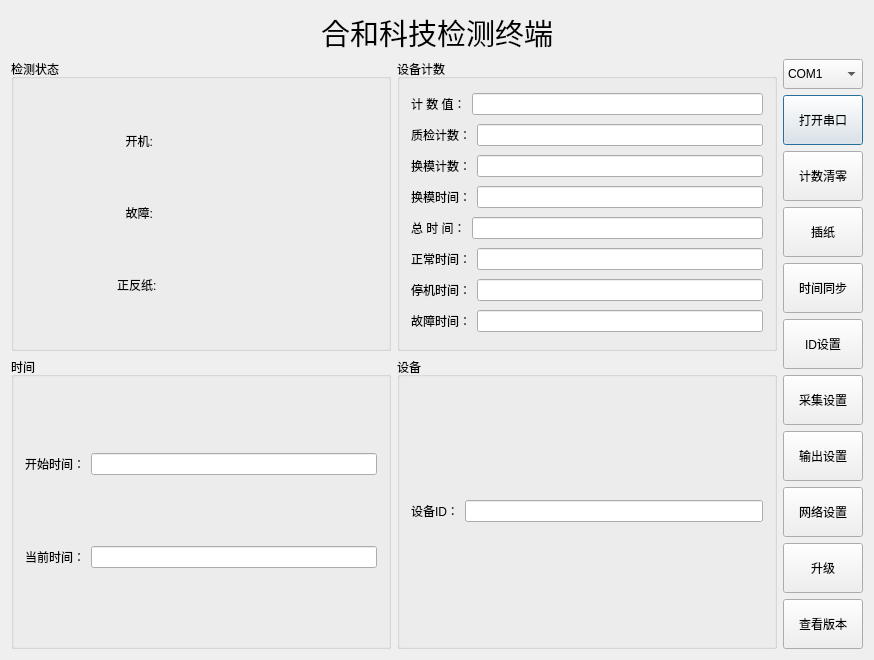
<?xml version="1.0" encoding="UTF-8"?>
<ui version="4.0">
 <class>Dialog</class>
 <widget class="QDialog" name="Dialog">
  <property name="geometry">
   <rect>
    <x>0</x>
    <y>0</y>
    <width>874</width>
    <height>660</height>
   </rect>
  </property>
  <property name="windowTitle">
   <string>合和科技检测终端 V1.0.1</string>
  </property>
  <property name="windowIcon">
   <iconset resource="resrouce.qrc">
    <normaloff>:/resource/background/icon.png</normaloff>:/resource/background/icon.png</iconset>
  </property>
  <property name="styleSheet">
   <string notr="true">#Dialog { 
    border-image: url(:/resource/background/back.png);
} 
#Dialog * { 
	border-image: ();	
}</string>
  </property>
  <layout class="QVBoxLayout" name="verticalLayout_8">
   <item>
    <layout class="QVBoxLayout" name="verticalLayout_7">
     <item>
      <widget class="QLabel" name="label">
       <property name="sizePolicy">
        <sizepolicy hsizetype="Preferred" vsizetype="Preferred">
         <horstretch>0</horstretch>
         <verstretch>0</verstretch>
        </sizepolicy>
       </property>
       <property name="minimumSize">
        <size>
         <width>0</width>
         <height>40</height>
        </size>
       </property>
       <property name="maximumSize">
        <size>
         <width>16777215</width>
         <height>50</height>
        </size>
       </property>
       <property name="font">
        <font>
         <family>黑体</family>
         <pointsize>22</pointsize>
        </font>
       </property>
       <property name="text">
        <string>合和科技检测终端</string>
       </property>
       <property name="alignment">
        <set>Qt::AlignCenter</set>
       </property>
      </widget>
     </item>
     <item>
      <layout class="QHBoxLayout" name="horizontalLayout_13">
       <item>
        <layout class="QVBoxLayout" name="verticalLayout_6">
         <item>
          <layout class="QHBoxLayout" name="horizontalLayout_12">
           <item>
            <widget class="QGroupBox" name="groupBox">
             <property name="sizePolicy">
              <sizepolicy hsizetype="Expanding" vsizetype="Preferred">
               <horstretch>0</horstretch>
               <verstretch>0</verstretch>
              </sizepolicy>
             </property>
             <property name="title">
              <string>检测状态</string>
             </property>
             <layout class="QVBoxLayout" name="verticalLayout_4">
              <item>
               <layout class="QHBoxLayout" name="horizontalLayout_9">
                <item>
                 <widget class="QLabel" name="label_3">
                  <property name="sizePolicy">
                   <sizepolicy hsizetype="Fixed" vsizetype="Fixed">
                    <horstretch>0</horstretch>
                    <verstretch>0</verstretch>
                   </sizepolicy>
                  </property>
                  <property name="text">
                   <string>  开机:</string>
                  </property>
                 </widget>
                </item>
                <item>
                 <widget class="QLabel" name="label_10">
                  <property name="enabled">
                   <bool>true</bool>
                  </property>
                  <property name="sizePolicy">
                   <sizepolicy hsizetype="Fixed" vsizetype="Fixed">
                    <horstretch>0</horstretch>
                    <verstretch>0</verstretch>
                   </sizepolicy>
                  </property>
                  <property name="minimumSize">
                   <size>
                    <width>30</width>
                    <height>30</height>
                   </size>
                  </property>
                  <property name="maximumSize">
                   <size>
                    <width>30</width>
                    <height>30</height>
                   </size>
                  </property>
                  <property name="styleSheet">
                   <string notr="true">QLabel
{
   border-image: url(:/resource/status/green.png);
}
QLabel:disabled
{
   border-image: url(:/resource/status/red.png);
}</string>
                  </property>
                  <property name="text">
                   <string/>
                  </property>
                 </widget>
                </item>
               </layout>
              </item>
              <item>
               <layout class="QHBoxLayout" name="horizontalLayout_10">
                <item>
                 <widget class="QLabel" name="label_4">
                  <property name="sizePolicy">
                   <sizepolicy hsizetype="Fixed" vsizetype="Fixed">
                    <horstretch>0</horstretch>
                    <verstretch>0</verstretch>
                   </sizepolicy>
                  </property>
                  <property name="text">
                   <string>  故障:</string>
                  </property>
                 </widget>
                </item>
                <item>
                 <widget class="QLabel" name="label_11">
                  <property name="enabled">
                   <bool>true</bool>
                  </property>
                  <property name="minimumSize">
                   <size>
                    <width>30</width>
                    <height>30</height>
                   </size>
                  </property>
                  <property name="maximumSize">
                   <size>
                    <width>30</width>
                    <height>30</height>
                   </size>
                  </property>
                  <property name="styleSheet">
                   <string notr="true">QLabel
{
   border-image: url(:/resource/status/green.png);
}
QLabel:disabled
{
   border-image: url(:/resource/status/yellow.png);
}</string>
                  </property>
                  <property name="text">
                   <string/>
                  </property>
                 </widget>
                </item>
               </layout>
              </item>
              <item>
               <layout class="QHBoxLayout" name="horizontalLayout_14">
                <item>
                 <widget class="QLabel" name="label_14">
                  <property name="sizePolicy">
                   <sizepolicy hsizetype="Fixed" vsizetype="Fixed">
                    <horstretch>0</horstretch>
                    <verstretch>0</verstretch>
                   </sizepolicy>
                  </property>
                  <property name="text">
                   <string>正反纸:</string>
                  </property>
                 </widget>
                </item>
                <item>
                 <widget class="QLabel" name="label_15">
                  <property name="enabled">
                   <bool>true</bool>
                  </property>
                  <property name="minimumSize">
                   <size>
                    <width>30</width>
                    <height>30</height>
                   </size>
                  </property>
                  <property name="maximumSize">
                   <size>
                    <width>30</width>
                    <height>30</height>
                   </size>
                  </property>
                  <property name="styleSheet">
                   <string notr="true">QLabel
{
   border-image: url(:/resource/status/green.png);
}
QLabel:disabled
{
   border-image: url(:/resource/status/yellow.png);
}</string>
                  </property>
                  <property name="text">
                   <string/>
                  </property>
                 </widget>
                </item>
               </layout>
              </item>
             </layout>
            </widget>
           </item>
           <item>
            <widget class="QGroupBox" name="groupBox_2">
             <property name="title">
              <string>设备计数</string>
             </property>
             <layout class="QVBoxLayout" name="verticalLayout">
              <item>
               <layout class="QHBoxLayout" name="horizontalLayout_4">
                <item>
                 <widget class="QLabel" name="label_2">
                  <property name="text">
                   <string>计 数 值：</string>
                  </property>
                 </widget>
                </item>
                <item>
                 <widget class="QLineEdit" name="lineEdit"/>
                </item>
               </layout>
              </item>
              <item>
               <layout class="QHBoxLayout" name="horizontalLayout_17">
                <item>
                 <widget class="QLabel" name="label_16">
                  <property name="text">
                   <string>质检计数：</string>
                  </property>
                 </widget>
                </item>
                <item>
                 <widget class="QLineEdit" name="lineEdit_9"/>
                </item>
               </layout>
              </item>
              <item>
               <layout class="QHBoxLayout" name="horizontalLayout_18">
                <item>
                 <widget class="QLabel" name="label_17">
                  <property name="text">
                   <string>换模计数：</string>
                  </property>
                 </widget>
                </item>
                <item>
                 <widget class="QLineEdit" name="lineEdit_10"/>
                </item>
               </layout>
              </item>
              <item>
               <layout class="QHBoxLayout" name="horizontalLayout_19">
                <item>
                 <widget class="QLabel" name="label_18">
                  <property name="text">
                   <string>换模时间：</string>
                  </property>
                 </widget>
                </item>
                <item>
                 <widget class="QLineEdit" name="lineEdit_11"/>
                </item>
               </layout>
              </item>
              <item>
               <layout class="QHBoxLayout" name="horizontalLayout_8">
                <item>
                 <widget class="QLabel" name="label_13">
                  <property name="text">
                   <string>总 时 间：</string>
                  </property>
                 </widget>
                </item>
                <item>
                 <widget class="QLineEdit" name="lineEdit_8"/>
                </item>
               </layout>
              </item>
              <item>
               <layout class="QHBoxLayout" name="horizontalLayout_3">
                <item>
                 <widget class="QLabel" name="label_5">
                  <property name="text">
                   <string>正常时间：</string>
                  </property>
                 </widget>
                </item>
                <item>
                 <widget class="QLineEdit" name="lineEdit_2"/>
                </item>
               </layout>
              </item>
              <item>
               <layout class="QHBoxLayout" name="horizontalLayout_2">
                <item>
                 <widget class="QLabel" name="label_6">
                  <property name="text">
                   <string>停机时间：</string>
                  </property>
                 </widget>
                </item>
                <item>
                 <widget class="QLineEdit" name="lineEdit_3"/>
                </item>
               </layout>
              </item>
              <item>
               <layout class="QHBoxLayout" name="horizontalLayout">
                <item>
                 <widget class="QLabel" name="label_7">
                  <property name="text">
                   <string>故障时间：</string>
                  </property>
                 </widget>
                </item>
                <item>
                 <widget class="QLineEdit" name="lineEdit_4"/>
                </item>
               </layout>
              </item>
             </layout>
            </widget>
           </item>
          </layout>
         </item>
         <item>
          <layout class="QHBoxLayout" name="horizontalLayout_11">
           <item>
            <widget class="QGroupBox" name="groupBox_3">
             <property name="title">
              <string>时间</string>
             </property>
             <layout class="QVBoxLayout" name="verticalLayout_2">
              <item>
               <layout class="QHBoxLayout" name="horizontalLayout_5">
                <item>
                 <widget class="QLabel" name="label_8">
                  <property name="text">
                   <string>开始时间：</string>
                  </property>
                 </widget>
                </item>
                <item>
                 <widget class="QLineEdit" name="lineEdit_5"/>
                </item>
               </layout>
              </item>
              <item>
               <layout class="QHBoxLayout" name="horizontalLayout_6">
                <item>
                 <widget class="QLabel" name="label_9">
                  <property name="text">
                   <string>当前时间：</string>
                  </property>
                 </widget>
                </item>
                <item>
                 <widget class="QLineEdit" name="lineEdit_6"/>
                </item>
               </layout>
              </item>
             </layout>
            </widget>
           </item>
           <item>
            <widget class="QGroupBox" name="groupBox_4">
             <property name="title">
              <string>设备</string>
             </property>
             <layout class="QVBoxLayout" name="verticalLayout_3">
              <item>
               <layout class="QHBoxLayout" name="horizontalLayout_7">
                <item>
                 <widget class="QLabel" name="label_12">
                  <property name="text">
                   <string>设备ID：</string>
                  </property>
                 </widget>
                </item>
                <item>
                 <widget class="QLineEdit" name="lineEdit_7"/>
                </item>
               </layout>
              </item>
             </layout>
            </widget>
           </item>
          </layout>
         </item>
        </layout>
       </item>
       <item>
        <layout class="QVBoxLayout" name="verticalLayout_5">
         <item>
          <widget class="QComboBox" name="comboBox">
           <property name="minimumSize">
            <size>
             <width>0</width>
             <height>30</height>
            </size>
           </property>
           <item>
            <property name="text">
             <string>COM1</string>
            </property>
           </item>
           <item>
            <property name="text">
             <string>COM2</string>
            </property>
           </item>
           <item>
            <property name="text">
             <string>COM3</string>
            </property>
           </item>
           <item>
            <property name="text">
             <string>COM4</string>
            </property>
           </item>
           <item>
            <property name="text">
             <string>COM5</string>
            </property>
           </item>
           <item>
            <property name="text">
             <string>COM6</string>
            </property>
           </item>
           <item>
            <property name="text">
             <string>COM7</string>
            </property>
           </item>
           <item>
            <property name="text">
             <string>COM8</string>
            </property>
           </item>
          </widget>
         </item>
         <item>
          <widget class="QPushButton" name="pushButton_4">
           <property name="minimumSize">
            <size>
             <width>0</width>
             <height>50</height>
            </size>
           </property>
           <property name="text">
            <string>打开串口</string>
           </property>
          </widget>
         </item>
         <item>
          <widget class="QPushButton" name="pushButton">
           <property name="minimumSize">
            <size>
             <width>0</width>
             <height>50</height>
            </size>
           </property>
           <property name="text">
            <string>计数清零</string>
           </property>
          </widget>
         </item>
         <item>
          <widget class="QPushButton" name="pushButton_7">
           <property name="minimumSize">
            <size>
             <width>0</width>
             <height>50</height>
            </size>
           </property>
           <property name="text">
            <string>插纸</string>
           </property>
          </widget>
         </item>
         <item>
          <widget class="QPushButton" name="pushButton_2">
           <property name="minimumSize">
            <size>
             <width>0</width>
             <height>50</height>
            </size>
           </property>
           <property name="text">
            <string>时间同步</string>
           </property>
          </widget>
         </item>
         <item>
          <widget class="QPushButton" name="pushButton_3">
           <property name="minimumSize">
            <size>
             <width>0</width>
             <height>50</height>
            </size>
           </property>
           <property name="text">
            <string>ID设置</string>
           </property>
          </widget>
         </item>
         <item>
          <widget class="QPushButton" name="pushButton_5">
           <property name="minimumSize">
            <size>
             <width>0</width>
             <height>50</height>
            </size>
           </property>
           <property name="text">
            <string>采集设置</string>
           </property>
          </widget>
         </item>
         <item>
          <widget class="QPushButton" name="pushButton_8">
           <property name="minimumSize">
            <size>
             <width>0</width>
             <height>50</height>
            </size>
           </property>
           <property name="text">
            <string>输出设置</string>
           </property>
          </widget>
         </item>
         <item>
          <widget class="QPushButton" name="pushButton_6">
           <property name="minimumSize">
            <size>
             <width>0</width>
             <height>50</height>
            </size>
           </property>
           <property name="text">
            <string>网络设置</string>
           </property>
          </widget>
         </item>
         <item>
          <widget class="QPushButton" name="pushButton_9">
           <property name="minimumSize">
            <size>
             <width>0</width>
             <height>50</height>
            </size>
           </property>
           <property name="maximumSize">
            <size>
             <width>16777215</width>
             <height>16777215</height>
            </size>
           </property>
           <property name="text">
            <string>升级</string>
           </property>
          </widget>
         </item>
         <item>
          <widget class="QPushButton" name="pushButton_10">
           <property name="minimumSize">
            <size>
             <width>0</width>
             <height>50</height>
            </size>
           </property>
           <property name="maximumSize">
            <size>
             <width>16777215</width>
             <height>50</height>
            </size>
           </property>
           <property name="text">
            <string>查看版本</string>
           </property>
          </widget>
         </item>
        </layout>
       </item>
      </layout>
     </item>
    </layout>
   </item>
  </layout>
 </widget>
 <layoutdefault spacing="6" margin="11"/>
 <resources>
  <include location="resrouce.qrc"/>
 </resources>
 <connections/>
</ui>
